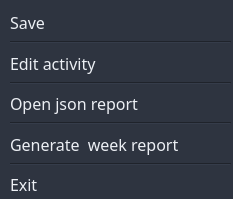
<?xml version="1.0" encoding="UTF-8"?>
<ui version="4.0">
 <class>Form</class>
 <widget class="QWidget" name="Form">
  <property name="geometry">
   <rect>
    <x>0</x>
    <y>0</y>
    <width>233</width>
    <height>199</height>
   </rect>
  </property>
  <property name="windowTitle">
   <string>Form</string>
  </property>
  <property name="styleSheet">
   <string notr="true">background-color: #2E3440;</string>
  </property>
  <widget class="QWidget" name="gridLayoutWidget">
   <property name="geometry">
    <rect>
     <x>10</x>
     <y>10</y>
     <width>221</width>
     <height>187</height>
    </rect>
   </property>
   <layout class="QGridLayout" name="gridLayout">
    <item row="1" column="0">
     <widget class="QLabel" name="menu_save">
      <property name="font">
       <font>
        <family>Fira Code</family>
        <pointsize>12</pointsize>
       </font>
      </property>
      <property name="styleSheet">
       <string notr="true">

QLabel
{
color: #ECEFF4;
}
QLabel:hover
{
color:#ECEFF4;
background-color: #4C566A;
}</string>
      </property>
      <property name="text">
       <string>Save</string>
      </property>
     </widget>
    </item>
    <item row="9" column="0">
     <widget class="QLabel" name="menu_close">
      <property name="font">
       <font>
        <family>Fira Code</family>
        <pointsize>12</pointsize>
       </font>
      </property>
      <property name="styleSheet">
       <string notr="true">QLabel
{
color: #ECEFF4;
}
QLabel:hover
{
color:#ECEFF4;
background-color: #BF616A;
}</string>
      </property>
      <property name="text">
       <string>Exit</string>
      </property>
     </widget>
    </item>
    <item row="7" column="0">
     <widget class="QLabel" name="menu_generate_week_report">
      <property name="font">
       <font>
        <family>Fira Code</family>
        <pointsize>12</pointsize>
       </font>
      </property>
      <property name="styleSheet">
       <string notr="true">QLabel
{
color: #ECEFF4;
}
QLabel:hover
{
color:#ECEFF4;
background-color: #4C566A;
}</string>
      </property>
      <property name="text">
       <string>Generate  week report</string>
      </property>
     </widget>
    </item>
    <item row="3" column="0">
     <widget class="QLabel" name="menu_edit_activity">
      <property name="font">
       <font>
        <family>Fira Code</family>
        <pointsize>12</pointsize>
       </font>
      </property>
      <property name="styleSheet">
       <string notr="true">QLabel
{
color: #ECEFF4;
}
QLabel:hover
{
color:#ECEFF4;
background-color: #4C566A;
}</string>
      </property>
      <property name="text">
       <string>Edit activity</string>
      </property>
     </widget>
    </item>
    <item row="2" column="0">
     <widget class="Line" name="line">
      <property name="orientation">
       <enum>Qt::Horizontal</enum>
      </property>
     </widget>
    </item>
    <item row="4" column="0">
     <widget class="Line" name="line_2">
      <property name="orientation">
       <enum>Qt::Horizontal</enum>
      </property>
     </widget>
    </item>
    <item row="8" column="0">
     <widget class="Line" name="line_3">
      <property name="orientation">
       <enum>Qt::Horizontal</enum>
      </property>
     </widget>
    </item>
    <item row="5" column="0">
     <widget class="QLabel" name="menu_open_json_report">
      <property name="font">
       <font>
        <family>Fira Code</family>
        <pointsize>12</pointsize>
       </font>
      </property>
      <property name="styleSheet">
       <string notr="true">QLabel
{
color: #ECEFF4;
}
QLabel:hover
{
color:#ECEFF4;
background-color: #4C566A;
}</string>
      </property>
      <property name="text">
       <string>Open json report</string>
      </property>
     </widget>
    </item>
    <item row="6" column="0">
     <widget class="Line" name="line_4">
      <property name="orientation">
       <enum>Qt::Horizontal</enum>
      </property>
     </widget>
    </item>
   </layout>
  </widget>
 </widget>
 <resources/>
 <connections/>
</ui>
